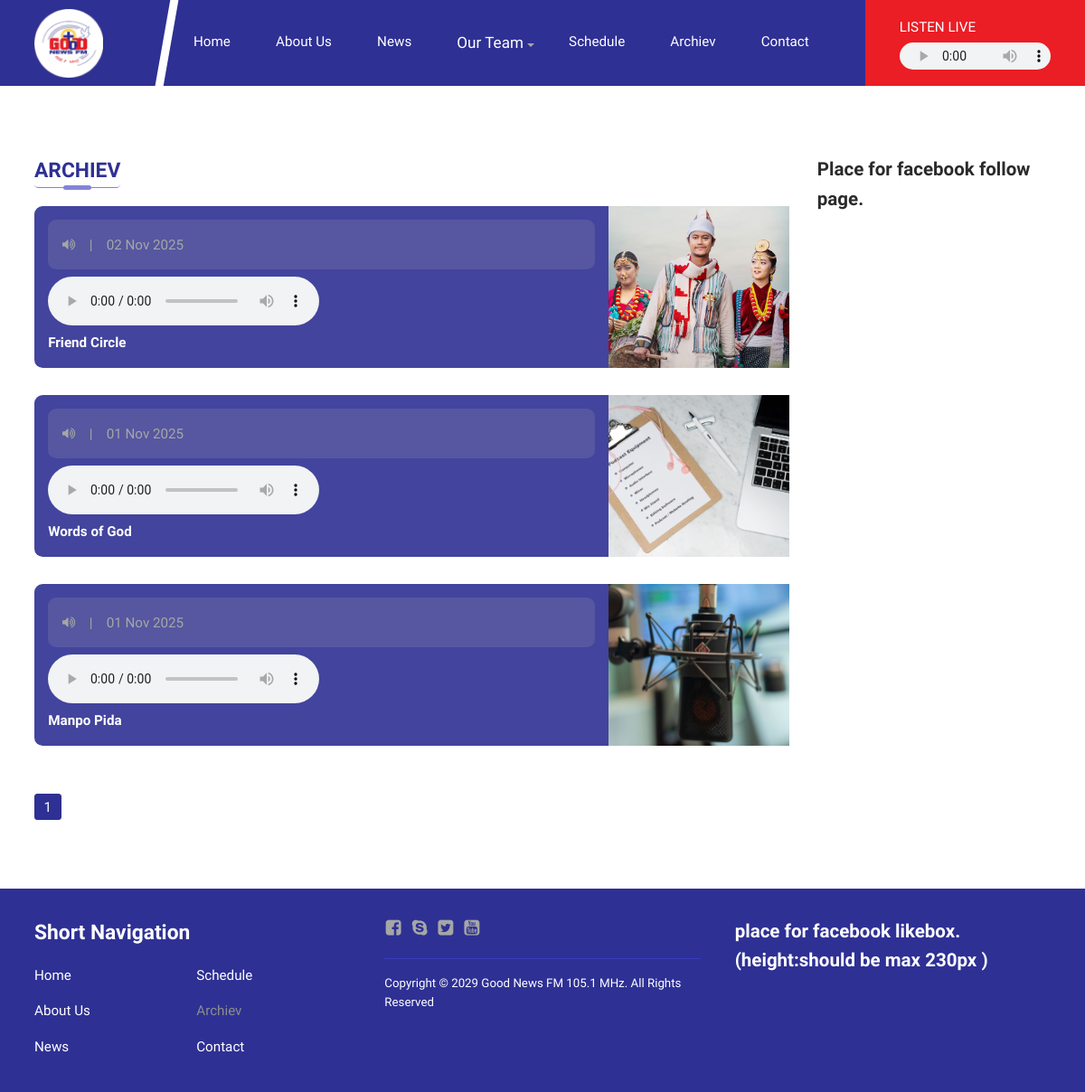
Page /archiev/ on the earlier database version.
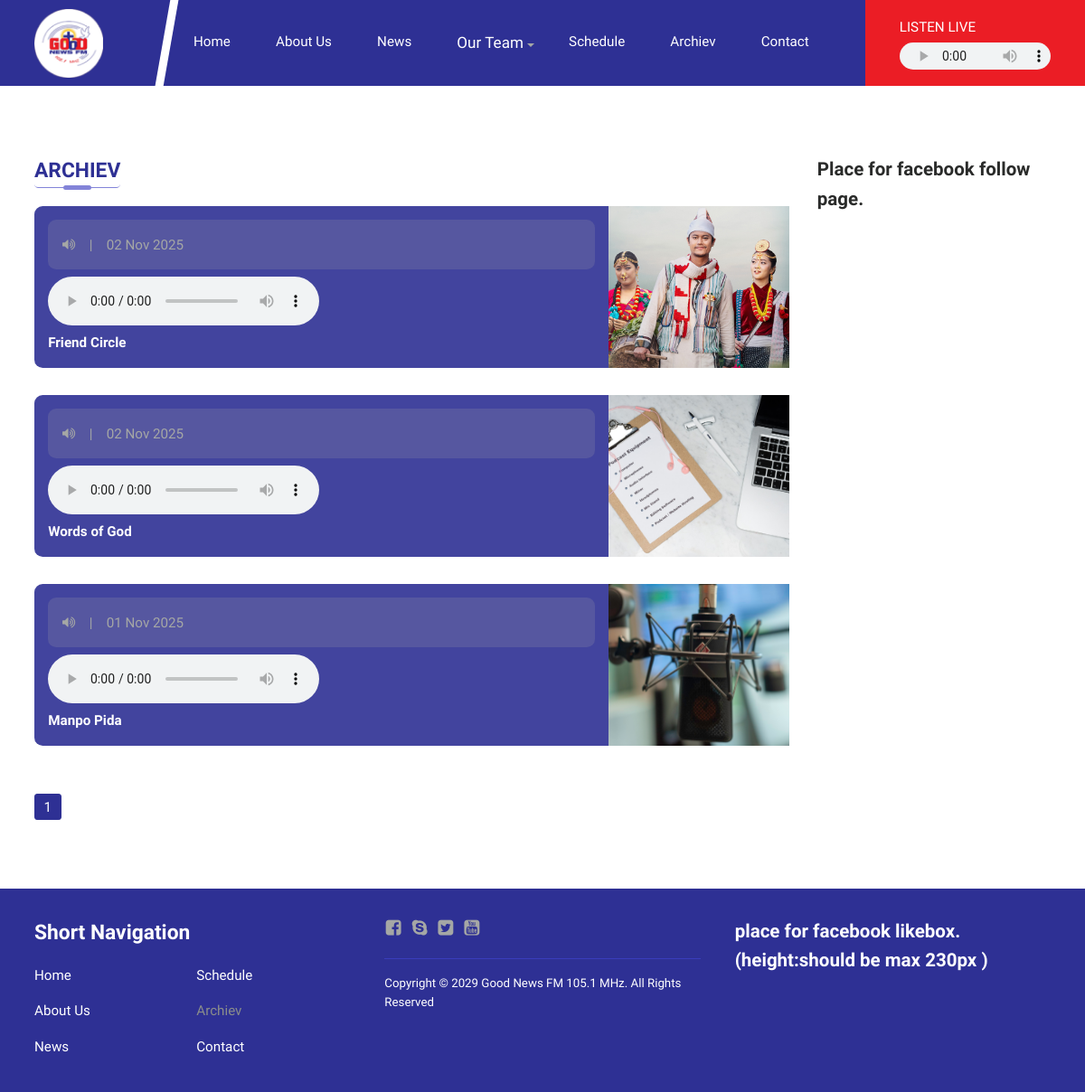
Same page on the later database version.
### fm/models.py (models this page shows, shortened)
class ArchiveProgram(models.Model):
    program_name = models.CharField(max_length=200)
    broadcast_date = models.DateField(default=timezone.now)
    audio_file = models.ForeignKey(MediaFile, on_delete=models.PROTECT,
                                   related_name='archive_audio')
    featured_image = models.ForeignKey(MediaFile, on_delete=models.SET_NULL,
                                       null=True, blank=True,
                                       related_name='archive_images')
    class Meta:
        ordering = ['-broadcast_date']

class MediaFile(models.Model):
    file = models.FileField(upload_to='cabinet/library/')
    uploaded_at = models.DateTimeField(auto_now_add=True)
    alt_text = models.CharField(max_length=200, blank=True, help_text="Optional description")
    class Meta:
        ordering = ['-uploaded_at']

### fmSite/views.py (the view)
# urls.py: path('archiev/', views.archievPage, name='archiev'),
def archievPage(request):
    archievPrograms = ArchiveProgram.objects.values('program_name') \
        .annotate(latest_id=Max('id')) \
        .values_list('latest_id', flat=True)
    programs = ArchiveProgram.objects.filter(id__in=archievPrograms) \
        .order_by('-broadcast_date')
    paginator = Paginator(programs, 5)
    page_number = request.GET.get('page')
    page_obj = paginator.get_page(page_number)
    return render(request, 'archiev.html', {'page_obj': page_obj, 'title': 'Program Archiev'})

### fm/context_processors.py (called while the page is built)
def site_logo(request):
    logo = SiteLogo.objects.first()
    return {'site_logo': logo}

### templates/archiev.html (shortened to what this page needs)
{% extends 'base.html' %}
{% load static %}
{% load filters %}
{% block content %}
<div class="wrapper dg listing mt80">
	<div class="col_9">
		<h5 class="bl-title">Archiev</h5>
		<div class="listing dg archiev">
			{% for ap in page_obj %}
			<a class="archiev_item col_12 df" href="{% url 'program_detail' ap.id %}">
				<aside class="archiev_name dfc">
					<figure class="df archiev_sign df">
						<i class="cf cf-volume-up"></i> |
						<time>{{ ap.broadcast_date|date:"d M Y" }}</time>
					</figure>
					{% if ap.audio_file %}
					<audio controls>
						<source src="{{ ap.audio_file.file.url }}" type="audio/mpeg">
					</audio>
					{% endif %}
					<h6 class="archiev_title">{{ ap.program_name }}</h6>
				</aside>
				{% if ap.featured_image %}
				<img src="{{ ap.featured_image.file.url }}" alt="{{ ap.program_name }}" width="200">
				{% endif %}
			</a>
			{% endfor %}
			<div class="mt-3 paginate col_12 df gap-1">
				{% for num in page_obj.paginator.page_range %}
					{% if page_obj.number == num %}
						<span class="page-numbers current">{{ num }}</span>
					{% elif num > page_obj.number|add:-3 and num < page_obj.number|add:3 or num == 1 or num == page_obj.paginator.num_pages %}
						<a class="page-numbers" href="?page={{ num }}">{{ num }}</a>
					{% elif num == page_obj.number|add:-4 or num == page_obj.number|add:4 %}
						<span class="page-numbers">...</span>
					{% endif %}
				{% endfor %}
			</div>
		</div>
	</div>
	<div class="col_3">
		<h4>Place for facebook follow page.</h4>
	</div>
</div>
{% endblock %}

Differences in the rows shown:
no longer on this page (row unchanged): ArchiveProgram: broadcast_date "01 Nov 2025", program_name "Words of God", featured_image.file (picture)
added ArchiveProgram: broadcast_date "02 Nov 2025", program_name "Words of God", featured_image.file (picture)
